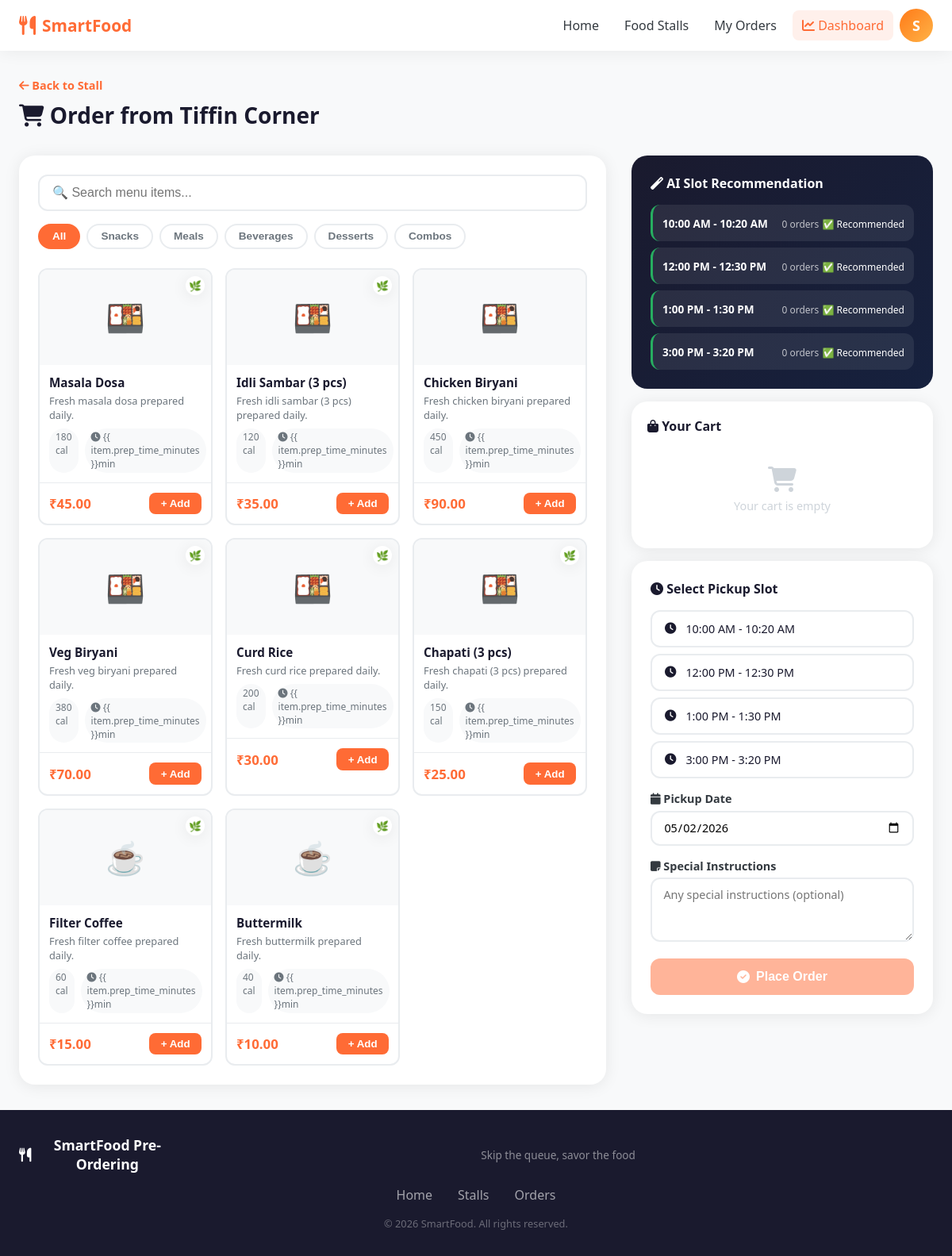
/order/stall/1/ (signed in), run on the app's committed database.
### apps/users/models.py (models this page shows, shortened)
class User(AbstractUser):
    ROLE_CHOICES = [
        ('student', 'Student'),
        ('admin', 'Admin'),
        ('stall_owner', 'Stall Owner'),
    ]
    role = models.CharField(max_length=20, choices=ROLE_CHOICES, default='student')
    student_id = models.CharField(max_length=20, blank=True, null=True, unique=True)
    phone = models.CharField(max_length=15, blank=True)
    profile_pic = models.ImageField(upload_to='profiles/', blank=True, null=True)
    class Meta:
        verbose_name = 'User'
        verbose_name_plural = 'Users'
    @property
    def is_stall_owner(self):
        return self.role == 'stall_owner'

### apps/stalls/models.py (models this page shows, shortened)
class FoodStall(models.Model):
    name = models.CharField(max_length=100)
    description = models.TextField(blank=True)
    owner = models.ForeignKey(User, on_delete=models.SET_NULL, null=True, related_name='stalls')
    image = models.ImageField(upload_to='stalls/', blank=True, null=True)
    location = models.CharField(max_length=200, blank=True)
    is_open = models.BooleanField(default=True)
    max_capacity = models.IntegerField(default=50, help_text="Maximum orders per break slot")
    created_at = models.DateTimeField(auto_now_add=True)

class MenuItem(models.Model):
    CATEGORY_CHOICES = [
        ('snacks', 'Snacks'),
        ('meals', 'Meals'),
        ('beverages', 'Beverages'),
        ('desserts', 'Desserts'),
        ('combos', 'Combos'),
    ]
    stall = models.ForeignKey(FoodStall, on_delete=models.CASCADE, related_name='menu_items')
    name = models.CharField(max_length=100)
    description = models.TextField(blank=True)
    price = models.DecimalField(max_digits=8, decimal_places=2)
    category = models.CharField(max_length=20, choices=CATEGORY_CHOICES, default='snacks')
    image = models.ImageField(upload_to='menu_items/', blank=True, null=True)
    is_available = models.BooleanField(default=True)
    prep_time_minutes = models.IntegerField(default=10)
    calories = models.IntegerField(null=True, blank=True)
    is_vegetarian = models.BooleanField(default=False)
    created_at = models.DateTimeField(auto_now_add=True)

### apps/orders/views.py (the view)
# urls.py: path('order/stall/<int:stall_id>/', views.place_order, name='place_order'),
@login_required
def place_order(request, stall_id):
    stall = get_object_or_404(FoodStall, pk=stall_id, is_open=True)
    menu_items = stall.menu_items.filter(is_available=True)
    today = timezone.now().date()
    slot_recommendations = get_recommended_slot(stall_id, today)
    if request.method == 'POST':
        form = OrderForm(request.POST)
        cart_data = request.POST.get('cart_data', '[]')
        try:
            cart = json.loads(cart_data)
        except json.JSONDecodeError:
            cart = []
        if not cart:
            messages.error(request, 'Your cart is empty. Please add items.')
            return redirect('place_order', stall_id=stall_id)
        from decimal import Decimal
        from django.db import transaction
        if form.is_valid():
            with transaction.atomic():
                slot = form.cleaned_data['break_slot']
                pickup_date = form.cleaned_data['pickup_date']
                level, current_count = get_slot_congestion_level(stall_id, slot, pickup_date)
                if level == 'high':
                    messages.warning(request, f'The {slot} slot is very busy ({current_count} orders).')
                order = form.save(commit=False)
                order.user = request.user
                order.stall = stall
                order.status = 'pending'
                order.save()
                total = Decimal('0.00')
                for cart_item in cart:
                    try:
                        menu_item = MenuItem.objects.get(
                            pk=cart_item['id'],
                            stall=stall,
                            is_available=True
                        )
                        qty = int(cart_item.get('quantity', 1))
                        OrderItem.objects.create(
                            order=order,
                            menu_item=menu_item,
                            quantity=qty,
                            price_at_order=menu_item.price,
                            customization=cart_item.get('customization', '')
                        )
                        total += menu_item.price * qty
                    except (MenuItem.DoesNotExist, KeyError, ValueError):
                        continue
                if total == 0:
                    order.delete()
                    messages.error(request, "Invalid cart items.")
                    return redirect('place_order', stall_id=stall_id)
                order.total_amount = total
                order.save()
                messages.success(request, f'Order placed! Your token number is #{order.token_number}')
                return redirect('order_detail', pk=order.pk)
    else:
        form = OrderForm()
    context = {
        'stall': stall,
        'menu_items': menu_items,
        'form': form,
        'slot_recommendations': slot_recommendations,
        'break_slots': BREAK_SLOT_CHOICES,
    }
    return render(request, 'orders/place_order.html', context)

### apps/orders/forms.py (shortened to what this page needs)
class OrderForm(forms.ModelForm):
    break_slot = forms.ChoiceField(choices=BREAK_SLOT_CHOICES, widget=forms.RadioSelect)
    pickup_date = forms.DateField(
        widget=forms.DateInput(attrs={'type': 'date', 'min': timezone.now().date().isoformat()}),
        initial=timezone.now().date
    )
    special_instructions = forms.CharField(
        widget=forms.Textarea(attrs={'rows': 3, 'placeholder': 'Any special instructions (optional)'}),
        required=False
    )
    class Meta:
        model = Order
        fields = ['break_slot', 'pickup_date', 'special_instructions']

### apps/orders/ai_demand.py (called while the page is built)
def get_slot_congestion_level(stall_id, break_slot, pickup_date, max_capacity=None):
    from apps.orders.models import Order
    from apps.stalls.models import FoodStall
    if max_capacity is None:
        try:
            max_capacity = FoodStall.objects.values_list('max_capacity', flat=True).get(id=int(stall_id))
        except (FoodStall.DoesNotExist, ValueError, TypeError):
            max_capacity = 50
    current_count = Order.objects.filter(
        stall_id=stall_id,
        break_slot=break_slot,
        pickup_date=pickup_date,
        status__in=['pending', 'confirmed', 'preparing']
    ).count()
    ratio = current_count / max_capacity
    if ratio < 0.4:
        return 'low', current_count
    elif ratio < 0.75:
        return 'medium', current_count
    else:
        return 'high', current_count

def get_recommended_slot(stall_id, pickup_date):
    from apps.orders.models import BREAK_SLOT_CHOICES
    from apps.stalls.models import FoodStall
    try:
        max_cap = FoodStall.objects.values_list('max_capacity', flat=True).get(id=int(stall_id))
    except (FoodStall.DoesNotExist, ValueError, TypeError):
        max_cap = 50
    slot_loads = []
    for slot_value, slot_label in BREAK_SLOT_CHOICES:
        level, count = get_slot_congestion_level(stall_id, slot_value, pickup_date, max_capacity=max_cap)
        slot_loads.append((slot_value, slot_label, level, count))
    slot_loads.sort(key=lambda x: x[3])
    return slot_loads

### templates/orders/place_order.html (shortened to what this page needs)
{% extends 'base/base.html' %} {% load static %}  {% block content %}
<div class="container order-page">
  <div class="order-header">
    <a href="{% url 'stall_detail' stall.pk %}" class="back-link"
      ><i class="fas fa-arrow-left"></i> Back to Stall</a
    >
    <h1><i class="fas fa-shopping-cart"></i> Order from {{ stall.name }}</h1>
  </div>
  <div class="order-layout">
    <div class="menu-section">
      <div class="menu-search">
        <input
          type="text"
          id="menuSearch"
          placeholder="🔍 Search menu items..."
          oninput="filterMenu(this.value)"
        />
      </div>
      <div class="category-tabs">
        <button class="cat-tab active" onclick="filterCategory('all', this)">
          All
        </button>
        <button class="cat-tab" onclick="filterCategory('snacks', this)">
          Snacks
        </button>
        <button class="cat-tab" onclick="filterCategory('meals', this)">
          Meals
        </button>
        <button class="cat-tab" onclick="filterCategory('beverages', this)">
          Beverages
        </button>
        <button class="cat-tab" onclick="filterCategory('desserts', this)">
          Desserts
        </button>
        <button class="cat-tab" onclick="filterCategory('combos', this)">
          Combos
        </button>
      </div>
      <div class="menu-grid" id="menuGrid">
        {% for item in menu_items %}
        <div
          class="menu-item-card"
          data-category="{{ item.category }}"
          data-name="{{ item.name|lower }}"
          data-id="{{ item.id }}"
        >
          <div class="menu-item-img">
            {% if item.image %}
            <img src="{{ item.image.url }}" alt="{{ item.name }}" />
            {% else %}
            <div class="menu-img-placeholder">
                {% if item.category == 'beverages' %}
                    ☕
                {% elif item.category == 'desserts' %}
                    🍰
                {% elif item.category == 'meals' %}
                    🍱
                {% elif item.category == 'combos' %}
                    🍽️
                {% else %}
                    🍿
                {% endif %}
            </div>
            {% endif %} {% if item.is_vegetarian %}
            <span class="veg-badge" title="Vegetarian">🌿</span>
            {% endif %}
          </div>
          <div class="menu-item-info">
            <h4>{{ item.name }}</h4>
            <p>{{ item.description|truncatechars:50 }}</p>
            <div class="menu-item-meta">
              {% if item.calories %}<span class="calorie-badge"
                >{{ item.calories }} cal</span
              >{% endif %}
              <span class="prep-badge"
                ><i class="fas fa-clock"></i> {{ item.prep_time_minutes
                }}min</span
              >
            </div>
          </div>
          <div class="menu-item-footer">
            <span class="menu-price">₹{{ item.price }}</span>
            <button
              class="btn-add"
              id="add-btn-{{ item.id }}"
              onclick="addToCart({{ item.id }}, '{{ item.name|escapejs }}', {{ item.price }})"
            >
              + Add
            </button>
          </div>
        </div>
        {% empty %}
        <div class="empty-state">
          <i class="fas fa-utensils"></i>
          <p>No menu items available right now.</p>
        </div>
        {% endfor %}
      </div>
    </div>
    <div class="cart-section">
      <div class="slot-recommendation">
        <h3><i class="fas fa-magic"></i> AI Slot Recommendation</h3>
        <div class="slot-recs">
          {% for slot_value, slot_label, level, count in slot_recommendations %}
          <div class="slot-rec-item slot-rec-{{ level }}">
            <div class="slot-rec-time">{{ slot_label }}</div>
            <div class="slot-rec-info">
              <span class="slot-rec-count">{{ count }} orders</span>
              <span class="slot-rec-level">
                {% if level == 'low' %}✅ Recommended {% elif level == 'medium' %}⚠️ Moderate {% else %}🔴 Very Busy{% endif %}
              </span>
            </div>
          </div>
          {% endfor %}
        </div>
      </div>
      <div class="cart-box">
        <h3><i class="fas fa-shopping-bag"></i> Your Cart</h3>
        <div id="cartItems" class="cart-items">
          <div class="cart-empty" id="cartEmpty">
            <i class="fas fa-shopping-cart"></i>
            <p>Your cart is empty</p>
          </div>
        </div>
      </div>
      <form method="post" id="orderForm" class="order-form">
        <h3><i class="fas fa-clock"></i> Select Pickup Slot</h3>
        <div class="slot-options">
          {% for slot_value, slot_label in form.break_slot.field.choices %}
          <label class="slot-option">
            <div class="slot-option-content">
              <i class="fas fa-clock"></i>
              <span>{{ slot_label }}</span>
            </div>
          </label>
          {% endfor %}
        </div>
        <div class="form-group">
          <label><i class="fas fa-calendar"></i> Pickup Date</label>
          {{ form.pickup_date }}
        </div>
        <div class="form-group">
          <label><i class="fas fa-sticky-note"></i> Special Instructions</label>
          {{ form.special_instructions }}
        </div>
        <button
          type="submit"
          class="btn btn-primary btn-full btn-large"
          id="placeOrderBtn"
          disabled
        >
          <i class="fas fa-check-circle"></i> Place Order
        </button>
      </form>
    </div>
  </div>
</div>
{% endblock %}

### templates/base/base.html (shortened to what this page needs)
<!doctype html>
<html lang="en">
  <head>
    {% load static %}
    <link rel="stylesheet" href="{% static 'css/main.css' %}" />
    <link
      rel="stylesheet"
      href="https://cdnjs.cloudflare.com/ajax/libs/font-awesome/6.4.0/css/all.min.css"
    />
  </head>
  <body class="{% block body_class %}{% endblock %}">
    <nav class="navbar">
      <div class="nav-container">
        <a href="{% url 'home' %}" class="nav-brand">
          <i class="fas fa-utensils"></i>
          <span>SmartFood</span>
        </a>
        <div class="nav-links">
          <a href="{% url 'home' %}" class="nav-link">Home</a>
          <a href="{% url 'stall_list' %}" class="nav-link">Food Stalls</a>
          {% if user.is_authenticated %}
          <a href="{% url 'my_orders' %}" class="nav-link">My Orders</a>
          {% if user.is_staff or user.is_stall_owner or user.role == 'admin' %}
          <a href="{% url 'admin_dashboard' %}" class="nav-link nav-admin">
            <i class="fas fa-chart-line"></i> Dashboard
          </a>
          {% endif %}
          <div class="user-menu" id="userMenu">
            <div class="avatar-circle" onclick="toggleDropdown()">
              {{ user.username|first|upper }}
            </div>
          </div>
          {% else %}
          <a href="{% url 'login' %}" class="btn btn-outline">Login</a>
          <a href="{% url 'register' %}" class="btn btn-primary">Register</a>
          {% endif %}
        </div>
      </div>
    </nav>
    <main class="main-content">{% block content %}{% endblock %}</main>
    <footer class="footer">
      <div class="footer-container">
        <div class="footer-brand">
          <i class="fas fa-utensils"></i>
          <strong>SmartFood Pre-Ordering</strong>
          <p>Skip the queue, savor the food</p>
        </div>
        <div class="footer-links">
          <a href="{% url 'home' %}">Home</a>
          <a href="{% url 'stall_list' %}">Stalls</a>
          {% if user.is_authenticated %}
          <a href="{% url 'my_orders' %}">Orders</a>
          {% endif %}
        </div>
        <p class="footer-copy">&copy; 2026 SmartFood. All rights reserved.</p>
      </div>
    </footer>
  </body>
</html>

### data on the page
User: username|first "S"
FoodStall: name "Tiffin Corner"
MenuItem: name "Masala Dosa", description "Fresh masala dosa prepared daily.", calories "180", price "45.00"
MenuItem: name "Idli Sambar (3 pcs)", description "Fresh idli sambar (3 pcs) prepared daily.", calories "120", price "35.00"
MenuItem: name "Chicken Biryani", description "Fresh chicken biryani prepared daily.", calories "450", price "90.00"
MenuItem: name "Veg Biryani", description "Fresh veg biryani prepared daily.", calories "380", price "70.00"
MenuItem: name "Curd Rice", description "Fresh curd rice prepared daily.", calories "200", price "30.00"
MenuItem: name "Chapati (3 pcs)", description "Fresh chapati (3 pcs) prepared daily.", calories "150", price "25.00"
MenuItem: name "Filter Coffee", description "Fresh filter coffee prepared daily.", calories "60", price "15.00"
MenuItem: name "Buttermilk", description "Fresh buttermilk prepared daily.", calories "40", price "10.00"

### other printed values
{{ slot_label }} "10:00 AM - 10:20 AM" "12:00 PM - 12:30 PM" "1:00 PM - 1:30 PM" "3:00 PM - 3:20 PM"
{{ count }} "0" "0" "0" "0"
